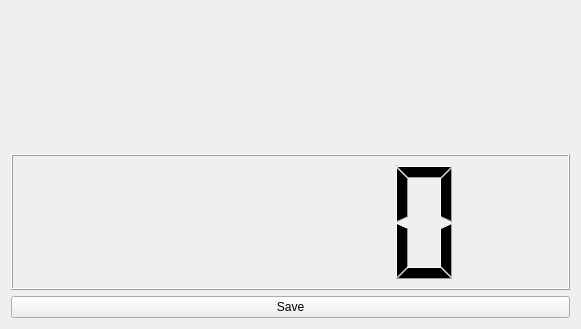
<?xml version="1.0" encoding="UTF-8"?>
<ui version="4.0">
 <class>UserWindow</class>
 <widget class="QWidget" name="UserWindow">
  <property name="geometry">
   <rect>
    <x>0</x>
    <y>0</y>
    <width>581</width>
    <height>329</height>
   </rect>
  </property>
  <property name="windowTitle">
   <string>Form</string>
  </property>
  <layout class="QVBoxLayout" name="verticalLayout" stretch="0,0,0">
   <item>
    <widget class="UserEdit" name="edit" native="true"/>
   </item>
   <item>
    <widget class="QLCDNumber" name="lcdNumber"/>
   </item>
   <item>
    <widget class="QPushButton" name="saveButton">
     <property name="text">
      <string>Save</string>
     </property>
    </widget>
   </item>
  </layout>
 </widget>
 <customwidgets>
  <customwidget>
   <class>UserEdit</class>
   <extends>QWidget</extends>
   <header location="global">useredit.h</header>
   <container>1</container>
  </customwidget>
 </customwidgets>
 <resources/>
 <connections/>
</ui>
